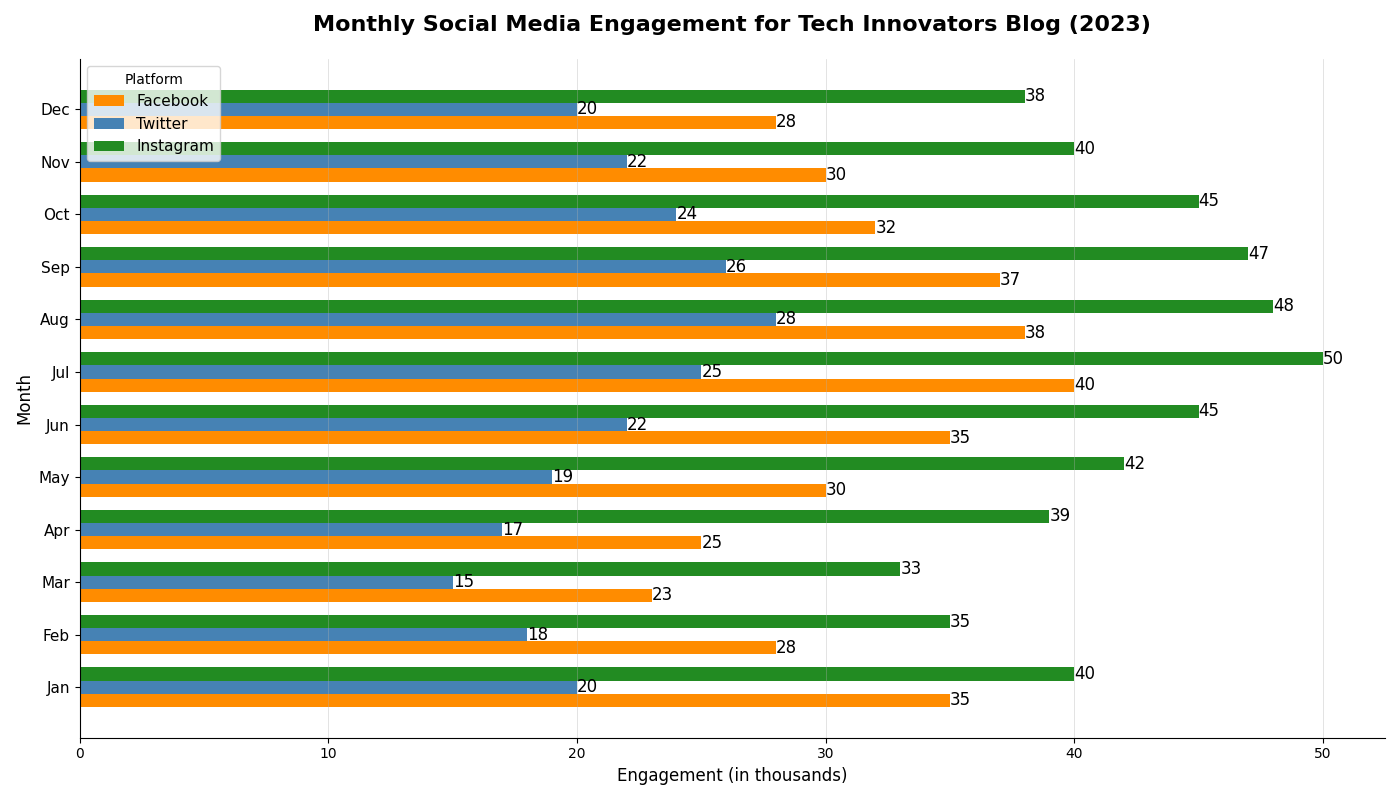

Write the Python code that produced this figure.
import matplotlib.pyplot as plt
import numpy as np

months = ['Jan', 'Feb', 'Mar', 'Apr', 'May', 'Jun', 'Jul', 'Aug', 'Sep', 'Oct', 'Nov', 'Dec']
engagement_data = {
    'Facebook': [35, 28, 23, 25, 30, 35, 40, 38, 37, 32, 30, 28],
    'Twitter': [20, 18, 15, 17, 19, 22, 25, 28, 26, 24, 22, 20],
    'Instagram': [40, 35, 33, 39, 42, 45, 50, 48, 47, 45, 40, 38]
}

facebook_data = np.array(engagement_data['Facebook'])
twitter_data = np.array(engagement_data['Twitter'])
instagram_data = np.array(engagement_data['Instagram'])

fig, ax = plt.subplots(figsize=(14, 8))
bar_height = 0.25
y_positions = np.arange(len(months))

bars_fb = ax.barh(y_positions - bar_height, facebook_data, bar_height, label='Facebook', color='darkorange')
bars_tw = ax.barh(y_positions, twitter_data, bar_height, label='Twitter', color='steelblue')
bars_ig = ax.barh(y_positions + bar_height, instagram_data, bar_height, label='Instagram', color='forestgreen')

for rect in bars_fb + bars_tw + bars_ig:
    width = rect.get_width()
    ax.text(width, rect.get_y() + rect.get_height()/2.0, f'{width}', ha='left', va='center', fontsize=12)

ax.set_title('Monthly Social Media Engagement for Tech Innovators Blog (2023)', fontsize=16, pad=20, weight='bold')
ax.set_ylabel('Month', fontsize=12)
ax.set_xlabel('Engagement (in thousands)', fontsize=12)
ax.set_yticks(y_positions)
ax.set_yticklabels(months, fontsize=11)

ax.legend(title='Platform', fontsize=11, loc='upper left')
ax.xaxis.grid(True, linestyle='-', linewidth=0.5, alpha=0.5)

ax.spines['top'].set_visible(False)
ax.spines['right'].set_visible(False)

plt.tight_layout()
plt.show()
